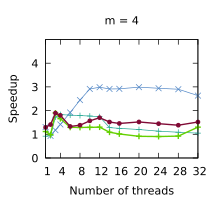

The script that saved this image:
set title "m = 4"
set terminal pdf size 2.2,2.0
set output "./results/Compactions_n___4,194,304,_m___4.pdf"
set key off
set xrange [1:32]
set xtics (1, 4, 8, 12, 16, 20, 24, 28, 32)
set xlabel "Number of threads"
set yrange [0:5]
set ytics (0, 1, 2, 3, 4)
set ylabel "Speedup"
plot './results/Compactions_n___4,194,304,_m___4.dat' using 1:2 title "Outer parallelism" pointsize 0.7 lw 1 pt 1 linecolor rgb "#24A793" with linespoints, \
  './results/Compactions_n___4,194,304,_m___4.dat' using 1:3 title "Inner parallelism" pointsize 0.7 lw 1 pt 2 linecolor rgb "#5287C6" with linespoints, \
  './results/Compactions_n___4,194,304,_m___4.dat' using 1:4 title "Multi-atomics 64 32" pointsize 0.7 lw 2 pt 1 linecolor rgb "#64D000" with linespoints, \
  './results/Compactions_n___4,194,304,_m___4.dat' using 1:5 title "WorkAssisting 32" pointsize 0.4 lw 2 pt 7 linecolor rgb "#800A35" with linespoints
